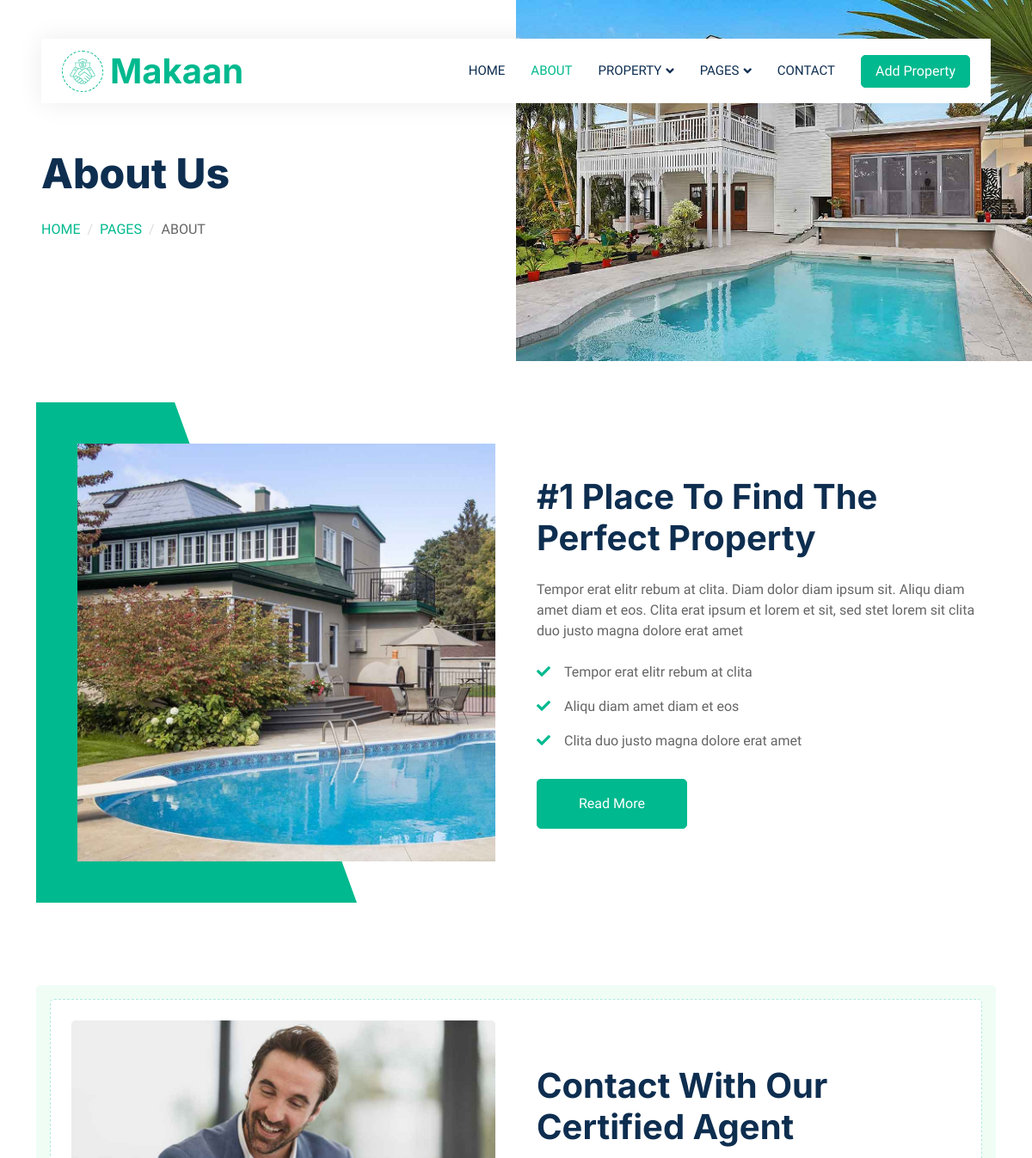
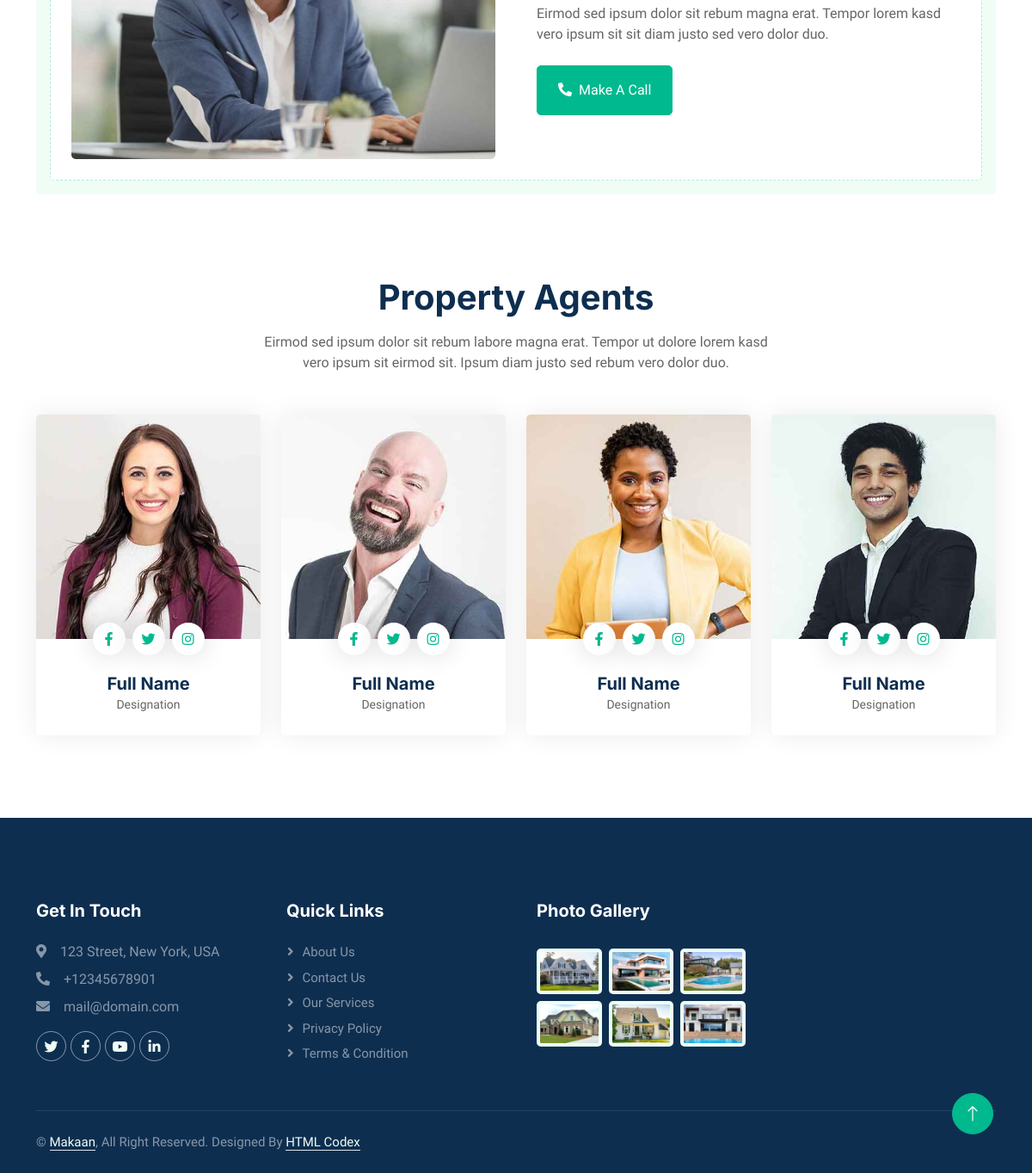
The page /about/ on the database its author committed (2 pictures, top to bottom).
### main/models.py (models this page shows, shortened)
class MainInfo(models.Model):
    img = models.ImageField('Image',upload_to='main_image')
    name = models.CharField('Company name',max_length=255)
    address = models.CharField('Address',max_length=255)
    phone = PhoneNumberField('Phonenumber')
    email = models.EmailField('Email')
    twitter = models.URLField('Twitter')
    facebook = models.URLField('facebook')
    youtube = models.URLField('youtube')
    linkedin = models.URLField('linkedin')
    class Meta:
        verbose_name = 'Main Info'
        verbose_name_plural = 'Main Info'

class AboutStatus(models.Model):
    img = models.ImageField('image',upload_to='images')
    text = models.CharField('Some text',max_length=255)
    word1 = models.CharField('word1',max_length=255)
    word2 = models.CharField('word2',max_length=255)
    word3 = models.CharField('word3',max_length=255)

class MoreInformation(models.Model):
    imgs=models.ImageField('Imgs',upload_to='home_image')
    vernagir=models.CharField('vernagir',max_length=255)
    texts=models.TextField('texts')

class ContactAgent(models.Model):
    imgagent=models.ImageField('imgagent',upload_to='imgagent')
    ver=models.CharField('ver',max_length=255)
    text=models.CharField('text',max_length=255)

class PropertyAgent(models.Model):
    agentimg=models.ImageField('agentimg',upload_to='agentimg')
    facebook=models.URLField('facebook')
    twitter=models.URLField('twitter')
    instagram=models.URLField('instagram')
    name=models.CharField('name',max_length=255)
    designation=models.CharField('designation',max_length=255)

class Gallery(models.Model):
    images = models.ImageField('Gallery',upload_to='images')

### main/views.py (the view)
# urls.py: path('about/',AboutListView.as_view(),name='about'),
class AboutListView(ListView):
    template_name='about.html'
    def get(self, request) :
        aboutstatus=AboutStatus.objects.all()
        maininfo = MainInfo.objects.first()
        moreinformation= MoreInformation.objects.all()
        contactagent=ContactAgent.objects.all()
        propertyagent=PropertyAgent.objects.all()
        context={
            'aboutstatus':aboutstatus,
            'maininfo': maininfo,
            'moreinformation':moreinformation,
            'contactagent':contactagent,
            'propertyagent':propertyagent,
        }
        MainInfoF(context,'about','About Us')
        return render(request,self.template_name,context)

### main/views.py (called while the page is built)
def MainInfoF(context,title,subtitle):
    context['maininfo'] = MainInfo.objects.get()
    context['aboutstatus'] = AboutStatus.objects.all()
    context['gallery'] = Gallery.objects.all()
    context['subtitle'] = subtitle
    context['title'] = title

### main/templates/about.html
{% extends 'base_2.html' %}
{% block content_2 %}
        <div class="container-xxl py-5">
            <div class="container">
                <div class="row g-5 align-items-center">
                    <div class="col-lg-6 wow fadeIn" data-wow-delay="0.1s">
                        <div class="about-img position-relative overflow-hidden p-5 pe-0">
                        {% for i in moreinformation %}
                            <img class="img-fluid w-100" src="{{ i.imgs.url }}">
                        </div>
                        </div>
                    <div class="col-lg-6 wow fadeIn" data-wow-delay="0.5s">
                        <h1 class="mb-4">{{ i.vernagir }}</h1>
                        <p class="mb-4">{{ i.texts }}</p>
                        <p><i class="fa fa-check text-primary me-3"></i>Tempor erat elitr rebum at clita</p>
                        <p><i class="fa fa-check text-primary me-3"></i>Aliqu diam amet diam et eos</p>
                        <p><i class="fa fa-check text-primary me-3"></i>Clita duo justo magna dolore erat amet</p>
                        <a class="btn btn-primary py-3 px-5 mt-3" href="">Read More</a>
                        {% endfor %}
                    </div>
                </div>
            </div>
        </div>
        <div class="container-xxl py-5">
            <div class="container">
                {% for i in contactagent %}
                <div class="bg-light rounded p-3">
                    <div class="bg-white rounded p-4" style="border: 1px dashed rgba(0, 185, 142, .3)">
                        <div class="row g-5 align-items-center">
                            <div class="col-lg-6 wow fadeIn" data-wow-delay="0.1s">
                                <img class="img-fluid rounded w-100" src="{{ i.imgagent.url }}" alt="">
                            </div>
                            <div class="col-lg-6 wow fadeIn" data-wow-delay="0.5s">
                                <div class="mb-4">
                                    <h1 class="mb-3">{{ i.ver }}</h1>
                                    <p>{{ i.text }}</p>
                                </div>
                                <a href="" class="btn btn-primary py-3 px-4 me-2"><i class="fa fa-phone-alt me-2"></i>Make A Call</a>
                            </div>
                        </div>
                    </div>
                {% endfor %}
                </div>
            </div>
        </div>
        <div class="container-xxl py-5">
            <div class="container">
                <div class="text-center mx-auto mb-5 wow fadeInUp" data-wow-delay="0.1s" style="max-width: 600px;">
                    <h1 class="mb-3">Property Agents</h1>
                    <p>Eirmod sed ipsum dolor sit rebum labore magna erat. Tempor ut dolore lorem kasd vero ipsum sit eirmod sit. Ipsum diam justo sed rebum vero dolor duo.</p>
                </div>
                <div class="row g-4">
                    {% for i in propertyagent %}
                    <div class="col-lg-3 col-md-6 wow fadeInUp" data-wow-delay="0.1s">
                        <div class="team-item rounded overflow-hidden">
                            <div class="position-relative">
                                <img class="img-fluid" src="{{ i.agentimg.url }}" alt="">
                                <div class="position-absolute start-50 top-100 translate-middle d-flex align-items-center">
                                    <a class="btn btn-square mx-1" href="{{ i.facebook }}"><i class="fab fa-facebook-f"></i></a>
                                    <a class="btn btn-square mx-1" href="{{ i.twitter }}"><i class="fab fa-twitter"></i></a>
                                    <a class="btn btn-square mx-1" href="{{ i.instagram }}"><i class="fab fa-instagram"></i></a>
                                </div>
                            </div>
                            <div class="text-center p-4 mt-3">
                                <h5 class="fw-bold mb-0">{{ i.name }}</h5>
                                <small>{{ i.designation }}</small>
                            </div>
                        </div>
                    </div>
                    {% endfor %}
                </div>
            </div>
        </div>
{% endblock %}

### main/templates/base_2.html
{% extends 'base.html' %}
    {% block content %}
<div class="container-fluid header bg-white p-0">
    <div class="row g-0 align-items-center flex-column-reverse flex-md-row">
        {% for i in aboutstatus %}
        <div class="col-md-6 p-5 mt-lg-5">
            <h1 class="display-5 animated fadeIn mb-4">{{ subtitle }}</h1>
                <nav aria-label="breadcrumb animated fadeIn">
                <ol class="breadcrumb text-uppercase">
                    <li class="breadcrumb-item"><a href="#">{{ i.word1 }}</a></li>
                    <li class="breadcrumb-item"><a href="#">{{ i.word2 }}</a></li>
                    <li class="breadcrumb-item text-body active" aria-current="page">{{ title }}</li>
                </ol>
            </nav>
        </div>
        <div class="col-md-6 animated fadeIn">
            <img class="img-fluid" src="{{ i.img.url }}" alt="">
        </div>
        {% endfor %}
    </div>
</div>
{% block content_2 %}
{% endblock %}
{% endblock %}

### main/templates/base.html (shortened to what this page needs)
{% load static %}
<!DOCTYPE html>
<html lang="en">
<head>
    <link href="https://cdnjs.cloudflare.com/ajax/libs/font-awesome/5.10.0/css/all.min.css" rel="stylesheet">
    <link href="https://cdn.jsdelivr.net/npm/bootstrap-icons@1.4.1/font/bootstrap-icons.css" rel="stylesheet">
    <link href="{% static 'lib/animate/animate.min.css' %}" rel="stylesheet">
    <link href="{% static 'lib/owlcarousel/assets/owl.carousel.min.css' %}" rel="stylesheet">
    <link href="{% static 'css/bootstrap.min.css' %}" rel="stylesheet">
    <link href="{% static 'css/style.css' %}" rel="stylesheet">
</head>
<body>
    <div class="container-xxl bg-white p-0">
<div class="container-fluid nav-bar bg-transparent">
    <nav class="navbar navbar-expand-lg bg-white navbar-light py-0 px-4">
        <a href="{% url 'home' %}" class="navbar-brand d-flex align-items-center text-center">
            <div class="icon p-2 me-2">
                <img class="img-fluid" src="{{ maininfo.img.url }}" alt="Icon" style="width: 30px; height: 30px;">
            </div>
            <h1 class="m-0 text-primary">{{ maininfo.name }}</h1>
        </a>
        <div class="collapse navbar-collapse" id="navbarCollapse">
            <div class="navbar-nav ms-auto">
                <a href="{% url 'home' %}" class="nav-item nav-link {% if request.path == '/' %}active{% endif %}">Home</a>
                <a href="{% url 'about' %}" class="nav-item nav-link {% if request.path == '/about/' %}active{% endif %}">About</a>
                <div class="nav-item dropdown">
                    <a href="#" class="nav-link dropdown-toggle {% if request.path == '/pr_list/' or request.path == '/pr_type/' or request.path == '/pr_agent/' %}active{% endif %}" data-bs-toggle="dropdown">Property</a>
                </div>
                <div class="nav-item dropdown">
                    <a href="#" class="nav-link dropdown-toggle {% if request.path == '/testimonial/' %}active{% endif %}" data-bs-toggle="dropdown">Pages</a>
                </div>
                <a href="{% url 'contact' %}" class="nav-item nav-link {% if request.path == '/contact/' %}active{% endif %}">Contact</a>
            </div>
            <a href="{% url 'pr_list' %}" class="btn btn-primary px-3 d-none d-lg-flex">Add Property</a>
        </div>
    </nav>
</div>
        {% block content %}{% endblock %}
        <div class="container-fluid bg-dark text-white-50 footer pt-5 mt-5 wow fadeIn" data-wow-delay="0.1s">
            <div class="container py-5">
                <div class="row g-5">
                    <div class="col-lg-3 col-md-6">
                        <h5 class="text-white mb-4">Get In Touch</h5>
                        <p class="mb-2"><i class="fa fa-map-marker-alt me-3"></i>{{ maininfo.address }}</p>
                        <p class="mb-2"><i class="fa fa-phone-alt me-3"></i>{{ maininfo.phone }}</p>
                        <p class="mb-2"><i class="fa fa-envelope me-3"></i>{{ maininfo.email }}</p>
                        <div class="d-flex pt-2">
                            <a class="btn btn-outline-light btn-social" href="{{ maininfo.twitter }}" target="_blank"><i class="fab fa-twitter"></i></a>
                            <a class="btn btn-outline-light btn-social" href="{{ maininfo.facebook }}" target="_blank"><i class="fab fa-facebook-f"></i></a>
                            <a class="btn btn-outline-light btn-social" href="{{ maininfo.youtube }}" target="_blank"><i class="fab fa-youtube"></i></a>
                            <a class="btn btn-outline-light btn-social" href="{{ maininfo.linkedin }}" target="_blank"><i class="fab fa-linkedin-in"></i></a>
                        </div>
                    </div>
                    <div class="col-lg-3 col-md-6">
                        <h5 class="text-white mb-4">Quick Links</h5>
                        <a class="btn btn-link text-white-50" href="">About Us</a>
                        <a class="btn btn-link text-white-50" href="">Contact Us</a>
                        <a class="btn btn-link text-white-50" href="">Our Services</a>
                        <a class="btn btn-link text-white-50" href="">Privacy Policy</a>
                        <a class="btn btn-link text-white-50" href="">Terms & Condition</a>
                    </div>
                    <div class="col-lg-3 col-md-6">
                        <h5 class="text-white mb-4">Photo Gallery</h5>
                        <div class="row g-2 pt-2">
                            {% for i in gallery %}
                            <div class="col-4">
                                <img class="img-fluid rounded bg-light p-1" src="{{ i.images.url }}" alt="">
                            </div>
                            {% endfor %}
                        </div>
                    </div>
                </div>
            </div>
            <div class="container">
                <div class="copyright">
                    <div class="row">
                        <div class="col-md-6 text-center text-md-start mb-3 mb-md-0">
                            &copy; <a class="border-bottom" href="#">{{ maininfo.name }}</a>, All Right Reserved.
                            Designed By <a class="border-bottom" href="https://htmlcodex.com">HTML Codex</a>
                        </div>
                    </div>
                </div>
            </div>
        </div>
        <a href="#" class="btn btn-lg btn-primary btn-lg-square back-to-top"><i class="bi bi-arrow-up"></i></a>
    </div>
</body>
</html>

### main/static/css/style.css (style rules this page uses)
:root { --primary: #00B98E; --secondary: #FF6922; --light: #EFFDF5; --dark: #0E2E50; }
.back-to-top { position: fixed; display: none; right: 45px; bottom: 45px; z-index: 99; }
.btn { transition: .5s; }
.btn.btn-primary, .btn.btn-secondary { color: #FFFFFF; }
.btn-square { width: 38px; height: 38px; }
.btn-lg-square { width: 48px; height: 48px; }
.btn-square, .btn-sm-square, .btn-lg-square { padding: 0; display: flex; align-items: center; justify-content: center; font-weight: normal; border-radius: 50px; }
.nav-bar { position: relative; margin-top: 45px; padding: 0 3rem; transition: .5s; z-index: 9999; }
.navbar { box-shadow: 0 0 30px rgba(0, 0, 0, .08); }
.navbar .dropdown-toggle::after { border: none; content: "\f107"; font-family: "Font Awesome 5 Free"; font-weight: 900; vertical-align: middle; margin-left: 5px; transition: .5s; }
.navbar-light .navbar-nav .nav-link { margin-right: 30px; padding: 25px 0; color: #FFFFFF; font-size: 15px; text-transform: uppercase; outline: none; }
.navbar-light .navbar-nav .nav-link:hover, .navbar-light .navbar-nav .nav-link.active { color: var(--primary); }
.navbar-light .navbar-brand { height: 75px; }
.navbar-light .navbar-nav .nav-link { color: var(--dark); font-weight: 500; }
@media (min-width: 992px) { .header { margin-top: -120px; } }
.breadcrumb-item + .breadcrumb-item::before { color: #DDDDDD; }
.icon { padding: 15px; display: inline-flex; align-items: center; justify-content: center; background: #FFFFFF !important; border-radius: 50px; border: 1px dashed var(--primary) !important; }
.about-img img { position: relative; z-index: 2; }
.about-img::before { position: absolute; content: ""; top: 0; left: -50%; width: 100%; height: 100%; background: var(--primary); transform: skew(20deg); z-index: 1; }
.team-item { box-shadow: 0 0 30px rgba(0, 0, 0, .08); transition: .5s; }
.team-item .btn { color: var(--primary); background: #FFFFFF; box-shadow: 0 0 30px rgba(0, 0, 0, .15); }
.footer .btn.btn-social { margin-right: 5px; width: 35px; height: 35px; display: flex; align-items: center; justify-content: center; color: var(--light); border: 1px solid rgba(255,255,255,0.5); border-radius: 35px; transition: .3s; }
.footer .btn.btn-link { display: block; margin-bottom: 5px; padding: 0; text-align: left; font-size: 15px; font-weight: normal; text-transform: capitalize; transition: .3s; }
.footer .btn.btn-link::before { position: relative; content: "\f105"; font-family: "Font Awesome 5 Free"; font-weight: 900; margin-right: 10px; }
.footer .copyright { padding: 25px 0; font-size: 15px; border-top: 1px solid rgba(256, 256, 256, .1); }
.footer .copyright a { color: var(--light); }

### rows shown on the page
MainInfo: img (picture), name "Makaan", address "123 Street, New York, USA", phone "+12345678901", email "mail@domain.com"
AboutStatus: text "About Us", word1 "HOME", word2 "PAGES", word3 "ABOUT", img (picture)
MoreInformation: imgs (picture), vernagir "#1 Place To Find The Perfect Property", texts "Tempor erat elitr rebum at clita. Diam dolor diam ipsum sit. Aliqu diam amet diam et eos. Clita erat ipsum et lorem et sit, sed stet lorem sit clita duo justo magna dolore erat amet"
ContactAgent: imgagent (picture), ver "Contact With Our Certified Agent", text "Eirmod sed ipsum dolor sit rebum magna erat. Tempor lorem kasd vero ipsum sit sit diam justo sed vero dolor duo."
PropertyAgent: agentimg (picture), name "Full Name", designation "Designation"
PropertyAgent: agentimg (picture), name "Full Name", designation "Designation"
PropertyAgent: agentimg (picture), name "Full Name", designation "Designation"
PropertyAgent: agentimg (picture), name "Full Name", designation "Designation"
Gallery: images (picture)
Gallery: images (picture)
Gallery: images (picture)
Gallery: images (picture)
Gallery: images (picture)
Gallery: images (picture)
